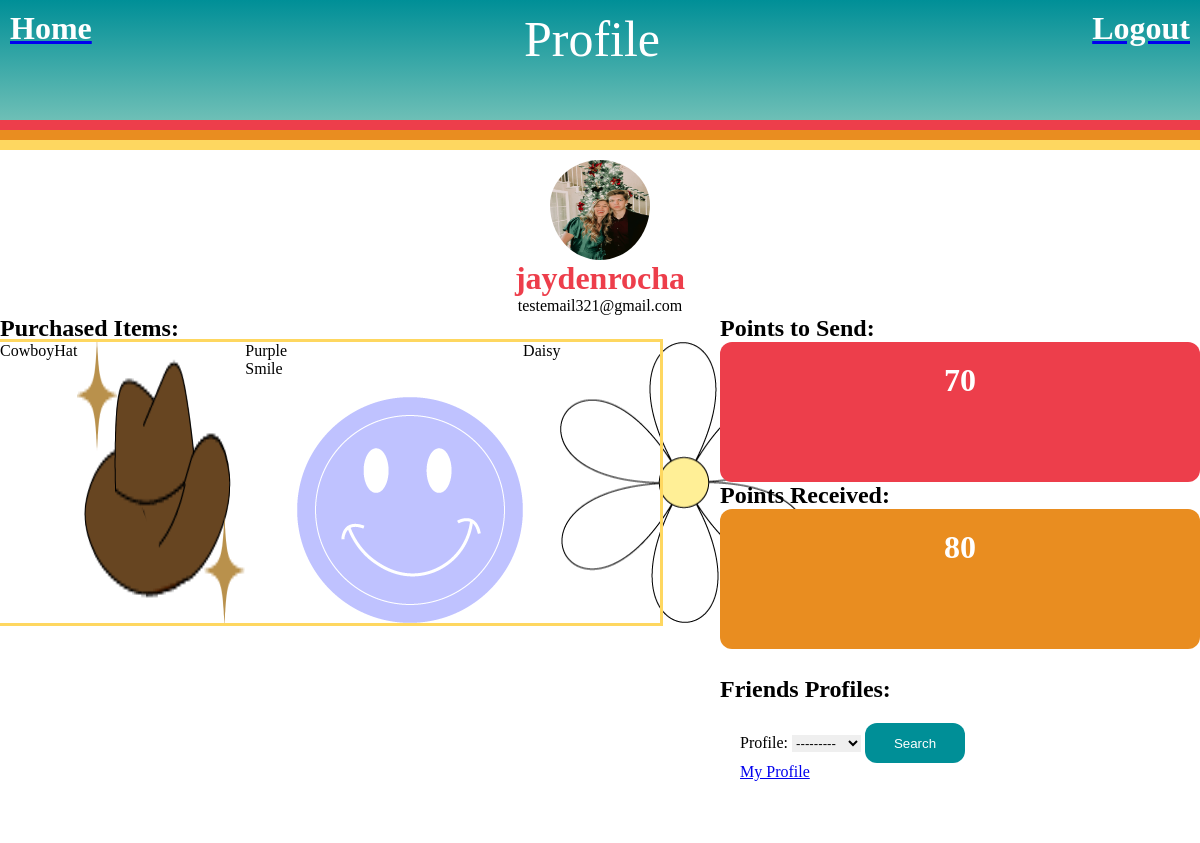
Screenshot of /profile/ (signed in) with the database file from the repository.
### base/models.py (models this page shows, shortened)
class Profile(models.Model):
    profilePic = models.ImageField(null=True, blank=True,default='/images/StoreAssets/SmileAssetRed.png')
    user = models.OneToOneField(User, null=True, blank=True, on_delete=models.CASCADE)
    email = models.EmailField(null=True, blank=True)
    notificationsOn = models.BooleanField(default=True)
    privacyOn = models.BooleanField(default=False)
    pointsToSend = models.IntegerField(default=100)
    pointsReceived = models.IntegerField(default=0)
    updated = models.DateTimeField(auto_now=True)
    created = models.DateTimeField(auto_now_add=True)
    lastMessageSent = models.DateTimeField(auto_now_add=True)
    class Meta:
        ordering = ['-pointsReceived']
    def __str__(self):
        return str(self.user)

class PurchaseItem(models.Model):
    item = models.ForeignKey(StoreItem, on_delete=models.CASCADE, related_name='+')
    user = models.ForeignKey(User, on_delete=models.CASCADE, related_name='+')
    updated = models.DateTimeField(auto_now=True)
    created = models.DateTimeField(auto_now_add=True)
    class Meta:
        ordering = ['-created']
    def __str__(self):
        return str(self.item)

class StoreItem(models.Model):
    name = models.CharField(max_length=50)
    image = models.ImageField()
    updated = models.DateTimeField(auto_now=True)
    created = models.DateTimeField(auto_now_add=True)
    cost = models.IntegerField()
    timesPurchased = models.IntegerField(default=0)
    class Meta:
        ordering = ['-timesPurchased']
    def __str__(self):
        return self.name

### base/views.py (the view, shortened to what this page needs)
# urls.py: path('profile/', views.profile, name="profile"),
@login_required(login_url='login')
def profile(request):
    page = 'Profile'
    form = ProfileForm()
    user = request.user
    inventory = PurchaseItem.objects.filter(user=request.user.id)
    print(str(inventory))
    context = {'user': user,'inventory':inventory,'form':form, 'page': page}
    return render(request, 'base/profile.html', context)

### base/forms.py
class ProfileForm(ModelForm):
    def __init__(self,*args,**kwargs):
        super (ProfileForm,self ).__init__(*args,**kwargs)
        self.fields['profile'].queryset = Profile.objects.filter(privacyOn=False)
    class Meta:
        model = PublicProfile
        fields = ['profile']

### base/templates/base/profile.html (shortened to what this page needs)
{% extends 'main.html' %} {% block content %}
<div>
    {% load static %}
    <img src="{% static user.profile.profilePic %}" alt="profile" width="100" height="100" class="center" style="border-radius: 50%;">
    <h1 style="text-align:center; color: #ED3E4B; ">{{user.username}}</h1>
    <p style="text-align: center;">{{user.email}}</p>
</div>
<div style="display: flex; flex-direction: columns;">
    <div style="width: 60vw;">
        <h2>Purchased Items:</h2>
        <div class="backpack" style="width: 55vw">
            {% for purchasedItem in inventory %}
            <p style="color:black;">{{purchasedItem.item}}</p>
            {% load static %}
            <img src="{% static purchasedItem.item.image %}" alt="{{item.name}}"> {% endfor %}
        </div>
    </div>
    <div style="width: 40vw;">
        <div style="display: flex; flex-direction: row;">
            <h2>Points to Send:</h2>
        </div>
        <div class="sPoints">
            <div class="item">
                <h1 style="color: white; text-align: center;">{{request.user.profile.pointsToSend}}</h1>
            </div>
        </div>
        <div style="display: flex; flex-direction: row;">
            <h2>Points Received:</h2>
        </div>
        <div class="rPoints">
            <div class="item">
                <h1 style="color: white; text-align: center;">{{request.user.profile.pointsReceived}}</h1>
            </div>
        </div>
        <div style="display: flex; flex-direction: row;">
            <h2 style="color: white;">space</h2>
        </div>
        <div style="display: flex; flex-direction: row;">
            <h2>Friends Profiles:</h2>
        </div>
        <div class="friends">
            <div class="item" style="color: black;">
                <form method="POST" action="">
                    {% csrf_token %} {{form.as_table}}
                    <input type="submit" value="Search" style="color: white; border-radius: 12px; background-color:#008F97; height: 40px; width: 100px;" />
                </form>
                <a href="{% url 'profile' %}"> My Profile</a>
            </div>
        </div>
    </div>
</div>
{% endblock content %}

### templates/main.html (style rules this page uses)
body { height: 100%; }

### templates/navbar.html (style rules this page uses)
.item { flex-grow: 1; height: 100px; color: white; text-decoration: none; align-items: center; justify-content: center; }

### base/templates/base/profile.html (style rules this page uses)
* { margin: 0; padding: 0; border: 0; }
.backpack { display: flex; outline-color: #FED760; outline-style: solid; width: 55vw }
.sPoints { display: flex; background: #ED3E4B; padding: 20px; border-radius: 12px; }
.rPoints { display: flex; background: #E98D20; padding: 20px; border-radius: 12px; }
.friends { display: flex; background: white; padding: 20px; border-radius: 12px; outline-color: #008F97; }
.item { flex-grow: 1; height: 100px; color: white; }
.center { display: block; margin-left: auto; margin-right: auto; padding-top: 10px; }

### rows the page displays
PurchaseItem: item "CowboyHat", item.image (picture)
PurchaseItem: item "Purple Smile", item.image (picture)
PurchaseItem: item "Daisy", item.image (picture)

### other values shown
{{ page }} "Profile"
{{ user.username }} "jaydenrocha"
{{ user.email }} "testemail321@gmail.com"
{{ request.user.profile.pointsToSend }} "70"
{{ request.user.profile.pointsReceived }} "80"
